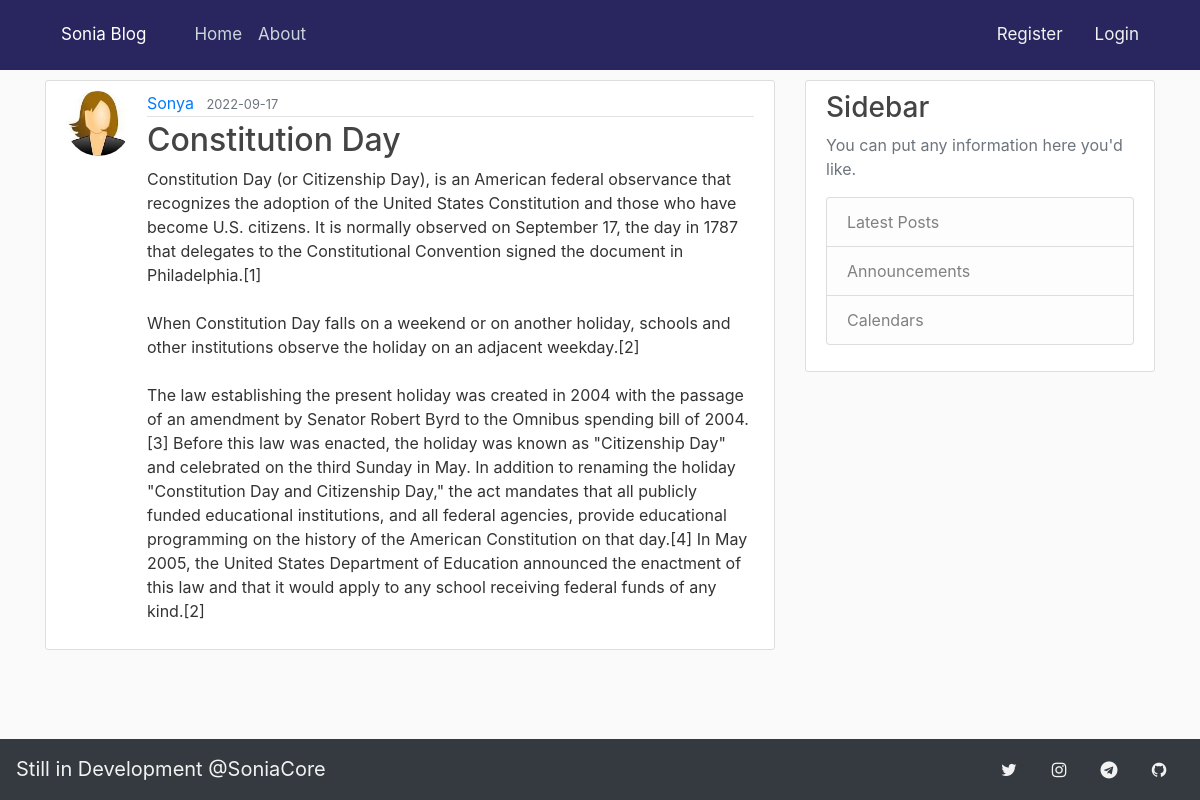
/post/6, run on the app's committed database.
### app/models.py (models this page shows, shortened)
class User(db.Model, UserMixin):
    id = db.Column(db.Integer,primary_key=True)
    username = db.Column(db.String(20), unique=True, nullable=False)
    email = db.Column(db.String(120), unique=True, nullable=False)
    image_file = db.Column(db.String(20),nullable=False,default='default.jpg')
    password = db.Column(db.String(60),nullable=False)
    posts = db.relationship('Post',backref='author',lazy=True)

class Post(db.Model):
    id = db.Column(db.Integer,primary_key=True)
    title = db.Column(db.String(100), nullable=False)
    date_posted = db.Column(db.DateTime, nullable=False, default=datetime.utcnow)
    content = db.Column(db.Text,nullable=False)
    user_id = db.Column(db.Integer, db.ForeignKey('user.id'), nullable=False)

### app/routes.py (the view)
@app.route('/post/<int:post_id>')
def post(post_id):
    post = Post.query.get_or_404(post_id)
    return render_template('post.html',
                            title = post.title ,
                            post = post , legend = 'New Post' )

### app/routes.py (called while the page is built)
@app.context_processor
def layout():
    url = {
        'github':      'https://github.com/SoniaCore',
        'telegram':    'https://telegram.me/ReiLibre',
        'info':        'Still in Development @SoniaCore',
    }
    return dict(url=url)

@app.context_processor
def name():
    info = {
        'servername':   'Sonia Blog'
    }
    return dict(info=info)

### app/templates/post.html (shortened to what this page needs)
{% extends "layout.html" %}
{% block content %}
<article class="media content-section">
    <img class="rounded-circle article-img" src="{{ url_for('static', filename = 'profile/' + post.author.image_file) }}" >
    <div class="media-body">
      <div class="article-metadata">
        <a class="mr-2" href="{{ url_for('user_posts', username = post.author.username) }}">{{ post.author.username }}</a>
        <small class="text-muted">{{ post.date_posted.strftime('%Y-%m-%d') }}</small>
      </div>
      <h2 class="article-title">{{ post.title }}</h2>
      <p class="article-content">{{ post.content }}</p>
    </div>
  </article>
{% endblock content %}

### app/static/main.css (style rules this page uses)
body { background: #fafafa; color: #333333; margin-top: 5rem; }
h1, h2, h3, h4, h5, h6 { color: #444444; }
.content-section { background: #ffffff; padding: 10px 20px; border: 1px solid #dddddd; border-radius: 3px; margin-bottom: 20px; }
.article-title { color: #444444; }
.article-content { white-space: pre-line; }
.article-img { height: 65px; width: 65px; margin-right: 16px; }
.article-metadata { padding-bottom: 1px; margin-bottom: 4px; border-bottom: 1px solid #e3e3e3 }
html { scroll-behavior: smooth; }
body { padding-bottom: 70px; }

### data on the page
User: image_file (picture), author.username "Sonya"
Post: date_posted "2022-09-17", title "Constitution Day", content "Constitution Day (or Citizenship Day), is an American federal observance that recognizes the adoption of the United States Constitution and those who have become U.S. citizens. It is normally observed on September 17, the day in 1787 that delegates to the Constitutional Convention signed the document in Philadelphia.[1] When Constitution Day falls on a weekend or on another holiday, schools and other institutions observe the holiday on an adjacent weekday.[2] The law establishing the present holiday was created in 2004 with the passage of an amendment by Senator Robert Byrd to the Omnibus spending bill of 2004.[3] Before this law was enacted, the holiday was known as \"Citizenship Day\" and…"

### other printed values
{{ info.servername }} "Sonia Blog"
{{ url['info'] }} "Still in Development @SoniaCore"
